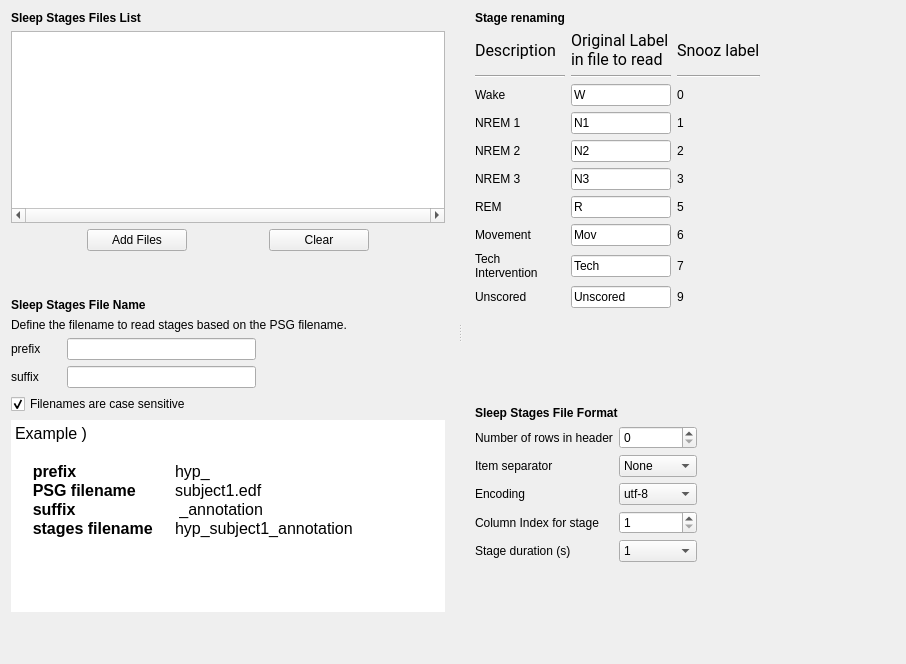
<?xml version="1.0" encoding="UTF-8"?>
<ui version="4.0">
 <class>SleepStagesImporterSettingsView</class>
 <widget class="QWidget" name="SleepStagesImporterSettingsView">
  <property name="geometry">
   <rect>
    <x>0</x>
    <y>0</y>
    <width>906</width>
    <height>664</height>
   </rect>
  </property>
  <property name="windowTitle">
   <string>Form</string>
  </property>
  <property name="styleSheet">
   <string notr="true">font: 12pt &quot;Roboto&quot;;</string>
  </property>
  <layout class="QHBoxLayout" name="horizontalLayout_2">
   <item>
    <widget class="QSplitter" name="splitter">
     <property name="orientation">
      <enum>Qt::Horizontal</enum>
     </property>
     <property name="handleWidth">
      <number>30</number>
     </property>
     <widget class="QWidget" name="layoutWidget">
      <layout class="QVBoxLayout" name="verticalLayout_5">
       <item>
        <layout class="QVBoxLayout" name="verticalLayout_3">
         <item>
          <widget class="QLabel" name="label_5">
           <property name="text">
            <string>&lt;html&gt;&lt;head/&gt;&lt;body&gt;&lt;p&gt;&lt;span style=&quot; font-weight:600;&quot;&gt;Sleep Stages Files List&lt;/span&gt;&lt;/p&gt;&lt;/body&gt;&lt;/html&gt;</string>
           </property>
          </widget>
         </item>
         <item>
          <widget class="QTableWidget" name="tableWidget_files">
           <property name="horizontalScrollBarPolicy">
            <enum>Qt::ScrollBarAlwaysOn</enum>
           </property>
           <property name="editTriggers">
            <set>QAbstractItemView::NoEditTriggers</set>
           </property>
          </widget>
         </item>
         <item>
          <layout class="QHBoxLayout" name="horizontalLayout">
           <item>
            <widget class="QPushButton" name="pushButton_choose">
             <property name="maximumSize">
              <size>
               <width>100</width>
               <height>16777215</height>
              </size>
             </property>
             <property name="text">
              <string>Add Files</string>
             </property>
            </widget>
           </item>
           <item>
            <widget class="QPushButton" name="pushButton_clear">
             <property name="maximumSize">
              <size>
               <width>100</width>
               <height>16777215</height>
              </size>
             </property>
             <property name="text">
              <string>Clear</string>
             </property>
            </widget>
           </item>
          </layout>
         </item>
        </layout>
       </item>
       <item>
        <spacer name="verticalSpacer_5">
         <property name="orientation">
          <enum>Qt::Vertical</enum>
         </property>
         <property name="sizeType">
          <enum>QSizePolicy::MinimumExpanding</enum>
         </property>
         <property name="sizeHint" stdset="0">
          <size>
           <width>250</width>
           <height>13</height>
          </size>
         </property>
        </spacer>
       </item>
       <item>
        <layout class="QVBoxLayout" name="verticalLayout">
         <item>
          <widget class="QLabel" name="label_16">
           <property name="text">
            <string>&lt;html&gt;&lt;head/&gt;&lt;body&gt;&lt;p&gt;&lt;span style=&quot; font-weight:600;&quot;&gt;Sleep Stages File Name&lt;/span&gt;&lt;/p&gt;&lt;/body&gt;&lt;/html&gt;</string>
           </property>
          </widget>
         </item>
         <item>
          <widget class="QLabel" name="label_17">
           <property name="text">
            <string>Define the filename to read stages based on the PSG filename.</string>
           </property>
          </widget>
         </item>
         <item>
          <layout class="QGridLayout" name="gridLayout_3">
           <item row="0" column="1">
            <widget class="QLineEdit" name="lineEdit_prefix">
             <property name="toolTip">
              <string>Optionally, define the prefix to insert before the PSG filename to identify the stages filename.</string>
             </property>
            </widget>
           </item>
           <item row="0" column="2">
            <spacer name="horizontalSpacer_3">
             <property name="orientation">
              <enum>Qt::Horizontal</enum>
             </property>
             <property name="sizeHint" stdset="0">
              <size>
               <width>40</width>
               <height>20</height>
              </size>
             </property>
            </spacer>
           </item>
           <item row="0" column="0">
            <widget class="QLabel" name="label_18">
             <property name="minimumSize">
              <size>
               <width>50</width>
               <height>0</height>
              </size>
             </property>
             <property name="text">
              <string>prefix</string>
             </property>
            </widget>
           </item>
           <item row="1" column="0">
            <widget class="QLabel" name="label_19">
             <property name="text">
              <string>suffix</string>
             </property>
            </widget>
           </item>
           <item row="1" column="1">
            <widget class="QLineEdit" name="lineEdit_suffix">
             <property name="toolTip">
              <string>Optionally, define the suffix to append to the PSG filename to identify the stages filename.</string>
             </property>
            </widget>
           </item>
          </layout>
         </item>
         <item>
          <widget class="QCheckBox" name="checkBox_case_sensitive">
           <property name="toolTip">
            <string>Uncheck if the sleep stage filename has a different case than the EDF filename.</string>
           </property>
           <property name="text">
            <string>Filenames are case sensitive</string>
           </property>
           <property name="checked">
            <bool>true</bool>
           </property>
          </widget>
         </item>
         <item>
          <widget class="QTextEdit" name="textEdit">
           <property name="frameShape">
            <enum>QFrame::NoFrame</enum>
           </property>
           <property name="readOnly">
            <bool>true</bool>
           </property>
           <property name="html">
            <string>&lt;!DOCTYPE HTML PUBLIC &quot;-//W3C//DTD HTML 4.0//EN&quot; &quot;http://www.w3.org/TR/REC-html40/strict.dtd&quot;&gt;
&lt;html&gt;&lt;head&gt;&lt;meta name=&quot;qrichtext&quot; content=&quot;1&quot; /&gt;&lt;style type=&quot;text/css&quot;&gt;
p, li { white-space: pre-wrap; }
&lt;/style&gt;&lt;/head&gt;&lt;body style=&quot; font-family:'Roboto'; font-size:12pt; font-weight:400; font-style:normal;&quot;&gt;
&lt;p style=&quot; margin-top:0px; margin-bottom:0px; margin-left:0px; margin-right:0px; -qt-block-indent:0; text-indent:0px;&quot;&gt;Example )&lt;/p&gt;
&lt;p style=&quot;-qt-paragraph-type:empty; margin-top:0px; margin-bottom:0px; margin-left:0px; margin-right:0px; -qt-block-indent:0; text-indent:0px;&quot;&gt;&lt;br /&gt;&lt;/p&gt;
&lt;p style=&quot; margin-top:0px; margin-bottom:0px; margin-left:0px; margin-right:0px; -qt-block-indent:0; text-indent:0px;&quot;&gt;    &lt;span style=&quot; font-weight:600;&quot;&gt;prefix		&lt;/span&gt;hyp_&lt;/p&gt;
&lt;p style=&quot; margin-top:0px; margin-bottom:0px; margin-left:0px; margin-right:0px; -qt-block-indent:0; text-indent:0px;&quot;&gt;    &lt;span style=&quot; font-weight:600;&quot;&gt;PSG filename	&lt;/span&gt;subject1.edf&lt;/p&gt;
&lt;p style=&quot; margin-top:0px; margin-bottom:0px; margin-left:0px; margin-right:0px; -qt-block-indent:0; text-indent:0px;&quot;&gt;    &lt;span style=&quot; font-weight:600;&quot;&gt;suffix		&lt;/span&gt; _annotation&lt;/p&gt;
&lt;p style=&quot; margin-top:0px; margin-bottom:0px; margin-left:0px; margin-right:0px; -qt-block-indent:0; text-indent:0px;&quot;&gt;    &lt;span style=&quot; font-weight:600;&quot;&gt;stages filename	&lt;/span&gt;hyp_subject1_annotation&lt;/p&gt;
&lt;p style=&quot;-qt-paragraph-type:empty; margin-top:0px; margin-bottom:0px; margin-left:0px; margin-right:0px; -qt-block-indent:0; text-indent:0px;&quot;&gt;&lt;br /&gt;&lt;/p&gt;&lt;/body&gt;&lt;/html&gt;</string>
           </property>
          </widget>
         </item>
        </layout>
       </item>
       <item>
        <spacer name="verticalSpacer">
         <property name="orientation">
          <enum>Qt::Vertical</enum>
         </property>
         <property name="sizeType">
          <enum>QSizePolicy::MinimumExpanding</enum>
         </property>
         <property name="sizeHint" stdset="0">
          <size>
           <width>20</width>
           <height>40</height>
          </size>
         </property>
        </spacer>
       </item>
      </layout>
     </widget>
     <widget class="QWidget" name="layoutWidget">
      <layout class="QVBoxLayout" name="verticalLayout_6">
       <item>
        <layout class="QVBoxLayout" name="verticalLayout_4">
         <item>
          <layout class="QVBoxLayout" name="verticalLayout_2">
           <item>
            <widget class="QLabel" name="label_4">
             <property name="text">
              <string>&lt;html&gt;&lt;head/&gt;&lt;body&gt;&lt;p&gt;&lt;span style=&quot; font-weight:600;&quot;&gt;Stage renaming&lt;/span&gt;&lt;/p&gt;&lt;/body&gt;&lt;/html&gt;</string>
             </property>
            </widget>
           </item>
           <item>
            <layout class="QGridLayout" name="gridLayout_2">
             <item row="5" column="1">
              <widget class="QLineEdit" name="lineEdit_ori_3">
               <property name="maximumSize">
                <size>
                 <width>100</width>
                 <height>16777215</height>
                </size>
               </property>
               <property name="text">
                <string>N3</string>
               </property>
              </widget>
             </item>
             <item row="7" column="3">
              <widget class="QLabel" name="label_10">
               <property name="text">
                <string>6</string>
               </property>
              </widget>
             </item>
             <item row="5" column="0">
              <widget class="QLabel" name="label_37">
               <property name="text">
                <string>NREM 3</string>
               </property>
              </widget>
             </item>
             <item row="6" column="1">
              <widget class="QLineEdit" name="lineEdit_ori_5">
               <property name="maximumSize">
                <size>
                 <width>100</width>
                 <height>16777215</height>
                </size>
               </property>
               <property name="text">
                <string>R</string>
               </property>
              </widget>
             </item>
             <item row="2" column="3">
              <widget class="QLabel" name="label_0">
               <property name="maximumSize">
                <size>
                 <width>80</width>
                 <height>16777215</height>
                </size>
               </property>
               <property name="text">
                <string>0</string>
               </property>
              </widget>
             </item>
             <item row="3" column="4">
              <spacer name="horizontalSpacer">
               <property name="orientation">
                <enum>Qt::Horizontal</enum>
               </property>
               <property name="sizeHint" stdset="0">
                <size>
                 <width>40</width>
                 <height>20</height>
                </size>
               </property>
              </spacer>
             </item>
             <item row="9" column="0">
              <widget class="QLabel" name="label_42">
               <property name="text">
                <string>Unscored</string>
               </property>
              </widget>
             </item>
             <item row="8" column="3">
              <widget class="QLabel" name="label_11">
               <property name="text">
                <string>7</string>
               </property>
              </widget>
             </item>
             <item row="4" column="3">
              <widget class="QLabel" name="label_6">
               <property name="text">
                <string>2</string>
               </property>
              </widget>
             </item>
             <item row="2" column="0">
              <widget class="QLabel" name="label_34">
               <property name="text">
                <string>Wake</string>
               </property>
              </widget>
             </item>
             <item row="9" column="1">
              <widget class="QLineEdit" name="lineEdit_ori_9">
               <property name="maximumSize">
                <size>
                 <width>100</width>
                 <height>16777215</height>
                </size>
               </property>
               <property name="text">
                <string>Unscored</string>
               </property>
              </widget>
             </item>
             <item row="1" column="0">
              <widget class="Line" name="line_2">
               <property name="orientation">
                <enum>Qt::Horizontal</enum>
               </property>
              </widget>
             </item>
             <item row="3" column="0">
              <widget class="QLabel" name="label_35">
               <property name="text">
                <string>NREM 1</string>
               </property>
              </widget>
             </item>
             <item row="0" column="0">
              <widget class="QLabel" name="label_9">
               <property name="font">
                <font>
                 <family>Roboto</family>
                 <pointsize>12</pointsize>
                 <weight>50</weight>
                 <italic>false</italic>
                 <bold>false</bold>
                </font>
               </property>
               <property name="text">
                <string>Description</string>
               </property>
               <property name="alignment">
                <set>Qt::AlignLeading|Qt::AlignLeft|Qt::AlignVCenter</set>
               </property>
              </widget>
             </item>
             <item row="0" column="1">
              <widget class="QLabel" name="label_43">
               <property name="maximumSize">
                <size>
                 <width>100</width>
                 <height>16777215</height>
                </size>
               </property>
               <property name="font">
                <font>
                 <family>Roboto</family>
                 <pointsize>12</pointsize>
                 <weight>50</weight>
                 <italic>false</italic>
                 <bold>false</bold>
                </font>
               </property>
               <property name="text">
                <string>Original Label
in file to read</string>
               </property>
              </widget>
             </item>
             <item row="8" column="1">
              <widget class="QLineEdit" name="lineEdit_ori_7">
               <property name="maximumSize">
                <size>
                 <width>100</width>
                 <height>16777215</height>
                </size>
               </property>
               <property name="toolTip">
                <string>Let the default label when not applicable.</string>
               </property>
               <property name="text">
                <string>Tech</string>
               </property>
              </widget>
             </item>
             <item row="7" column="1">
              <widget class="QLineEdit" name="lineEdit_ori_6">
               <property name="maximumSize">
                <size>
                 <width>100</width>
                 <height>16777215</height>
                </size>
               </property>
               <property name="toolTip">
                <string>Let the default label when not applicable.</string>
               </property>
               <property name="text">
                <string>Mov</string>
               </property>
              </widget>
             </item>
             <item row="7" column="0">
              <widget class="QLabel" name="label_40">
               <property name="text">
                <string>Movement</string>
               </property>
              </widget>
             </item>
             <item row="3" column="1">
              <widget class="QLineEdit" name="lineEdit_ori_1">
               <property name="maximumSize">
                <size>
                 <width>100</width>
                 <height>16777215</height>
                </size>
               </property>
               <property name="text">
                <string>N1</string>
               </property>
              </widget>
             </item>
             <item row="3" column="3">
              <widget class="QLabel" name="label_1">
               <property name="text">
                <string>1</string>
               </property>
              </widget>
             </item>
             <item row="5" column="3">
              <widget class="QLabel" name="label_7">
               <property name="text">
                <string>3</string>
               </property>
              </widget>
             </item>
             <item row="2" column="1">
              <widget class="QLineEdit" name="lineEdit_ori_0">
               <property name="maximumSize">
                <size>
                 <width>100</width>
                 <height>16777215</height>
                </size>
               </property>
               <property name="text">
                <string>W</string>
               </property>
              </widget>
             </item>
             <item row="4" column="1">
              <widget class="QLineEdit" name="lineEdit_ori_2">
               <property name="maximumSize">
                <size>
                 <width>100</width>
                 <height>16777215</height>
                </size>
               </property>
               <property name="text">
                <string>N2</string>
               </property>
              </widget>
             </item>
             <item row="0" column="3">
              <widget class="QLabel" name="label_46">
               <property name="font">
                <font>
                 <family>Roboto</family>
                 <pointsize>12</pointsize>
                 <weight>50</weight>
                 <italic>false</italic>
                 <bold>false</bold>
                </font>
               </property>
               <property name="text">
                <string>Snooz label</string>
               </property>
              </widget>
             </item>
             <item row="1" column="3">
              <widget class="Line" name="line_3">
               <property name="orientation">
                <enum>Qt::Horizontal</enum>
               </property>
              </widget>
             </item>
             <item row="9" column="3">
              <widget class="QLabel" name="label_12">
               <property name="text">
                <string>9</string>
               </property>
              </widget>
             </item>
             <item row="4" column="0">
              <widget class="QLabel" name="label_36">
               <property name="text">
                <string>NREM 2</string>
               </property>
              </widget>
             </item>
             <item row="8" column="0">
              <widget class="QLabel" name="label_41">
               <property name="minimumSize">
                <size>
                 <width>90</width>
                 <height>0</height>
                </size>
               </property>
               <property name="text">
                <string>Tech
Intervention</string>
               </property>
              </widget>
             </item>
             <item row="1" column="1">
              <widget class="Line" name="line">
               <property name="orientation">
                <enum>Qt::Horizontal</enum>
               </property>
              </widget>
             </item>
             <item row="6" column="3">
              <widget class="QLabel" name="label_8">
               <property name="text">
                <string>5</string>
               </property>
              </widget>
             </item>
             <item row="6" column="0">
              <widget class="QLabel" name="label_39">
               <property name="text">
                <string>REM</string>
               </property>
              </widget>
             </item>
            </layout>
           </item>
          </layout>
         </item>
        </layout>
       </item>
       <item>
        <spacer name="verticalSpacer_6">
         <property name="orientation">
          <enum>Qt::Vertical</enum>
         </property>
         <property name="sizeType">
          <enum>QSizePolicy::MinimumExpanding</enum>
         </property>
         <property name="sizeHint" stdset="0">
          <size>
           <width>250</width>
           <height>13</height>
          </size>
         </property>
        </spacer>
       </item>
       <item>
        <widget class="QLabel" name="label">
         <property name="text">
          <string>&lt;html&gt;&lt;head/&gt;&lt;body&gt;&lt;p&gt;&lt;span style=&quot; font-weight:600;&quot;&gt;Sleep Stages File Format&lt;/span&gt;&lt;/p&gt;&lt;/body&gt;&lt;/html&gt;</string>
         </property>
        </widget>
       </item>
       <item>
        <layout class="QGridLayout" name="gridLayout">
         <item row="4" column="1">
          <widget class="QComboBox" name="comboBox_stage_s">
           <property name="toolTip">
            <string>Define the duration (s) of the stage corresponding to one row in the sleep stages text file.</string>
           </property>
           <property name="currentText">
            <string>1</string>
           </property>
           <item>
            <property name="text">
             <string>1</string>
            </property>
           </item>
           <item>
            <property name="text">
             <string>2</string>
            </property>
           </item>
           <item>
            <property name="text">
             <string>3</string>
            </property>
           </item>
           <item>
            <property name="text">
             <string>5</string>
            </property>
           </item>
           <item>
            <property name="text">
             <string>6</string>
            </property>
           </item>
           <item>
            <property name="text">
             <string>10</string>
            </property>
           </item>
           <item>
            <property name="text">
             <string>15</string>
            </property>
           </item>
           <item>
            <property name="text">
             <string>30</string>
            </property>
           </item>
          </widget>
         </item>
         <item row="2" column="1">
          <widget class="QComboBox" name="comboBox_encoding">
           <property name="toolTip">
            <string>Define the sleep stage file encoding. You can open in Notepad++ to find out.</string>
           </property>
           <item>
            <property name="text">
             <string>utf-8</string>
            </property>
           </item>
           <item>
            <property name="text">
             <string>latin-1</string>
            </property>
           </item>
           <item>
            <property name="text">
             <string>utf-16</string>
            </property>
           </item>
           <item>
            <property name="text">
             <string>utf-32</string>
            </property>
           </item>
           <item>
            <property name="text">
             <string>iso-8859</string>
            </property>
           </item>
           <item>
            <property name="text">
             <string>ascii</string>
            </property>
           </item>
          </widget>
         </item>
         <item row="3" column="1">
          <widget class="QSpinBox" name="spinBox_colstage">
           <property name="toolTip">
            <string>Define the column index to extract the stage labels. 1 means the first column.</string>
           </property>
           <property name="minimum">
            <number>1</number>
           </property>
          </widget>
         </item>
         <item row="1" column="0">
          <widget class="QLabel" name="label_2">
           <property name="text">
            <string>Item separator</string>
           </property>
          </widget>
         </item>
         <item row="0" column="0">
          <widget class="QLabel" name="label_3">
           <property name="text">
            <string>Number of rows in header</string>
           </property>
          </widget>
         </item>
         <item row="1" column="1">
          <widget class="QComboBox" name="comboBox_sep">
           <property name="toolTip">
            <string>Delimiter character or pattern for the sleep stages file.
Set to None if unknown, and the engine will detect it.
Open the file in a text editor to see the separator.</string>
           </property>
           <item>
            <property name="text">
             <string>None</string>
            </property>
           </item>
           <item>
            <property name="text">
             <string>\t</string>
            </property>
           </item>
           <item>
            <property name="text">
             <string>;</string>
            </property>
           </item>
           <item>
            <property name="text">
             <string>,</string>
            </property>
           </item>
           <item>
            <property name="text">
             <string>\r</string>
            </property>
           </item>
          </widget>
         </item>
         <item row="3" column="0">
          <widget class="QLabel" name="label_14">
           <property name="text">
            <string>Column Index for stage</string>
           </property>
          </widget>
         </item>
         <item row="0" column="1">
          <widget class="QSpinBox" name="spinBox_n_rows">
           <property name="toolTip">
            <string>Number of rows to skip before reading the sleep stages.</string>
           </property>
          </widget>
         </item>
         <item row="4" column="0">
          <widget class="QLabel" name="label_15">
           <property name="text">
            <string>Stage duration (s)</string>
           </property>
          </widget>
         </item>
         <item row="2" column="0">
          <widget class="QLabel" name="label_13">
           <property name="text">
            <string>Encoding</string>
           </property>
          </widget>
         </item>
         <item row="2" column="2">
          <spacer name="horizontalSpacer_2">
           <property name="orientation">
            <enum>Qt::Horizontal</enum>
           </property>
           <property name="sizeHint" stdset="0">
            <size>
             <width>40</width>
             <height>20</height>
            </size>
           </property>
          </spacer>
         </item>
        </layout>
       </item>
       <item>
        <spacer name="verticalSpacer_2">
         <property name="orientation">
          <enum>Qt::Vertical</enum>
         </property>
         <property name="sizeHint" stdset="0">
          <size>
           <width>20</width>
           <height>40</height>
          </size>
         </property>
        </spacer>
       </item>
      </layout>
     </widget>
    </widget>
   </item>
  </layout>
 </widget>
 <resources>
  <include location="../../../../scinodes_poc/src/main/python/ui/themes/themes.qrc"/>
 </resources>
 <connections>
  <connection>
   <sender>pushButton_choose</sender>
   <signal>clicked()</signal>
   <receiver>SleepStagesImporterSettingsView</receiver>
   <slot>choose_slot()</slot>
   <hints>
    <hint type="sourcelabel">
     <x>76</x>
     <y>264</y>
    </hint>
    <hint type="destinationlabel">
     <x>172</x>
     <y>165</y>
    </hint>
   </hints>
  </connection>
  <connection>
   <sender>pushButton_clear</sender>
   <signal>clicked()</signal>
   <receiver>SleepStagesImporterSettingsView</receiver>
   <slot>clear_slot()</slot>
   <hints>
    <hint type="sourcelabel">
     <x>198</x>
     <y>264</y>
    </hint>
    <hint type="destinationlabel">
     <x>172</x>
     <y>165</y>
    </hint>
   </hints>
  </connection>
 </connections>
 <slots>
  <slot>clear_slot()</slot>
  <slot>choose_slot()</slot>
 </slots>
</ui>
